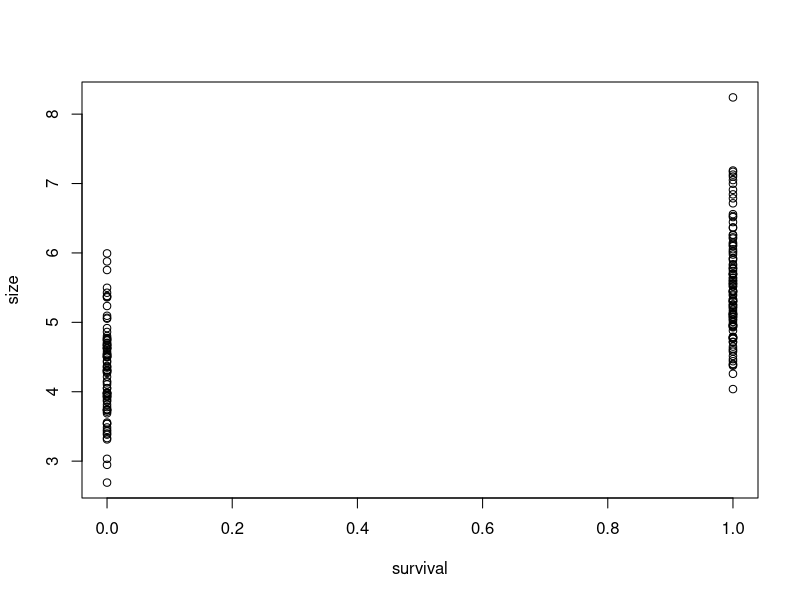
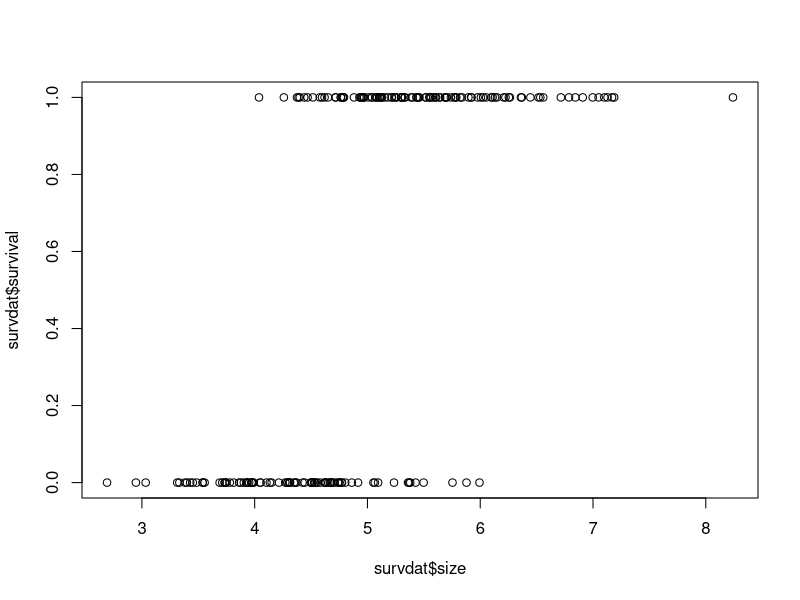
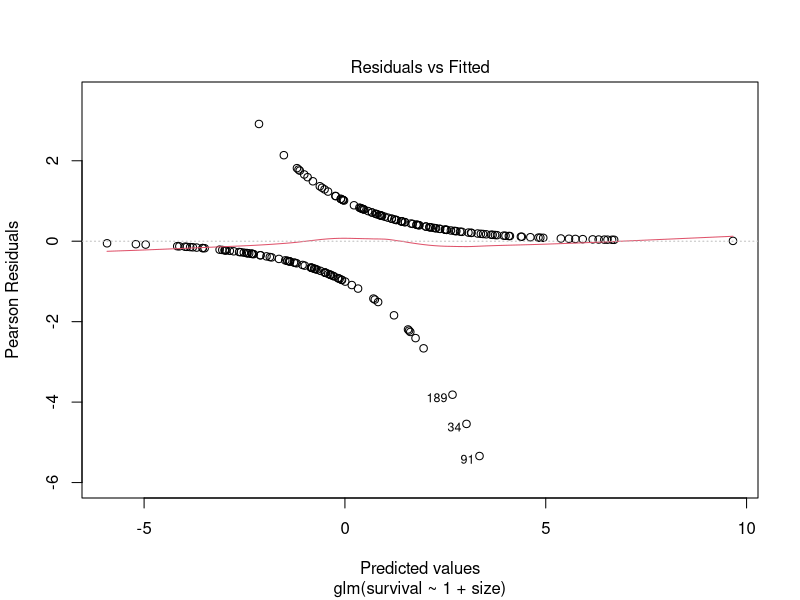
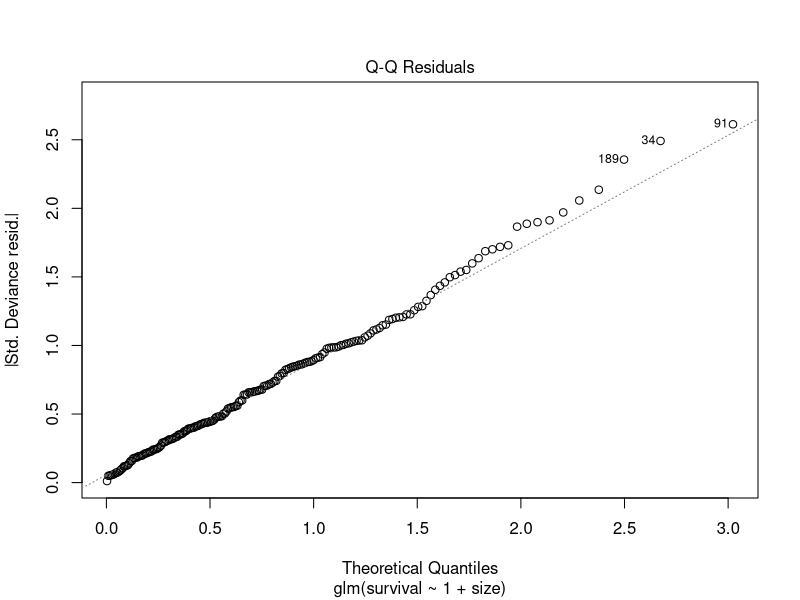
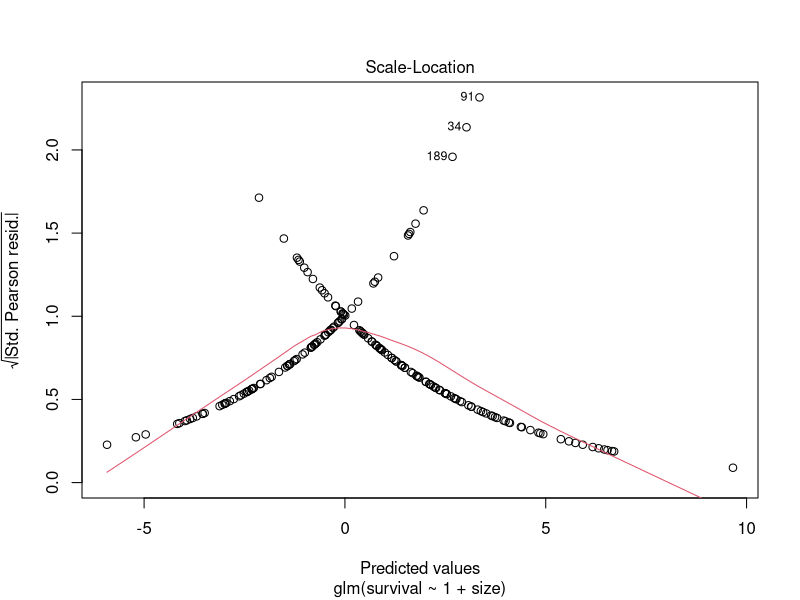
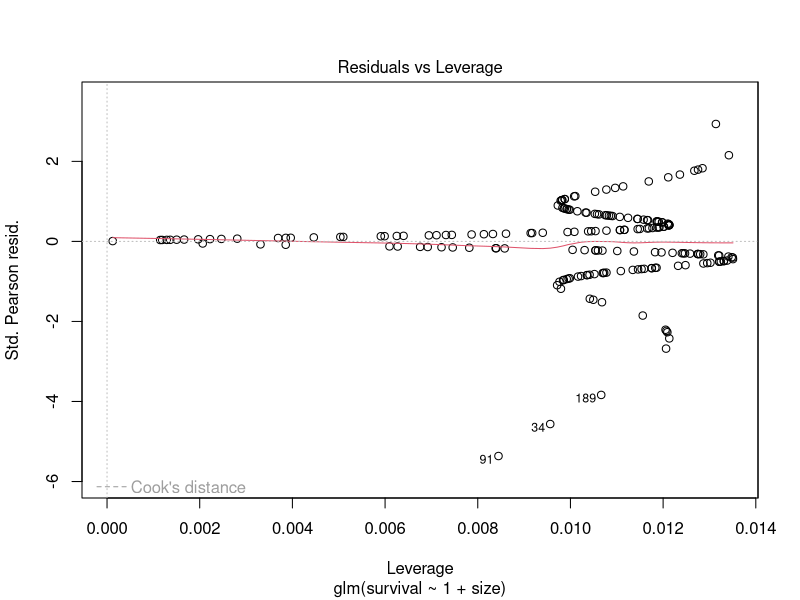
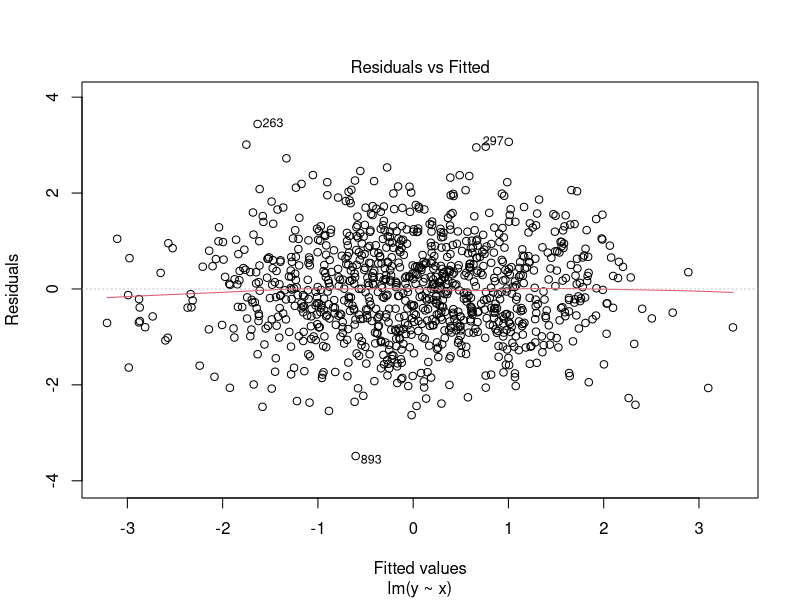
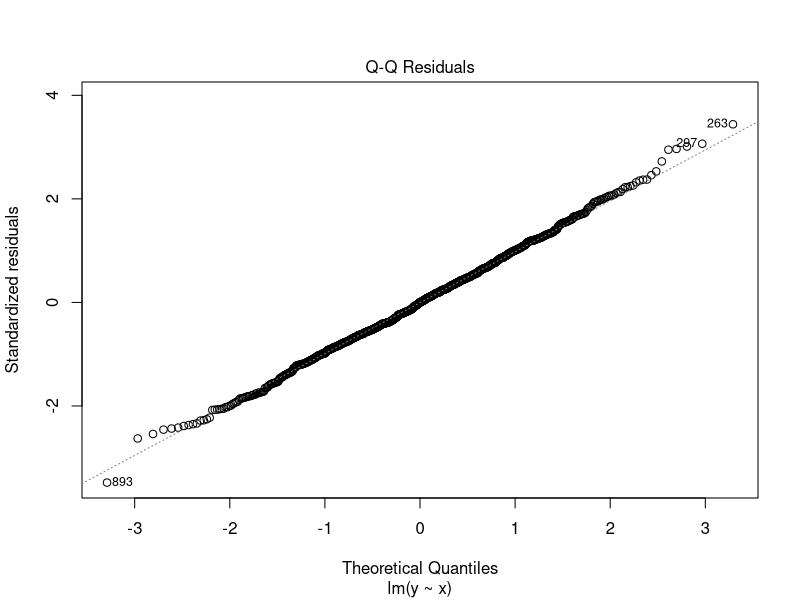

These figures' R source, in order:
survdat <- read.csv(file = "survivalsize.csv")
summary(survdat)
plot(survdat)
plot(x = survdat$size, y = survdat$survival)
summary(survglm <- glm(survival ~ 1 + size, data = survdat, family = "binomial"))
plot(survglm)
plogis(-13.4781)

x<- rnorm(1000)
y <- x +rnorm(1000)
plot(lm(y ~ x))


plot(x=survdat$size,
     y=predict(survglm, type="response"))

newdat <- data.frame(size=seq(from=3, to=8, length.out = 100))

plot(x=newdat$size,
     y=predict(survglm,newdata = newdat, type="response"), type = "l")

newdat <- cbind(newdat, predict(survglm,newdata = newdat,
                                type="response", se.fit = TRUE))
lines(x=newdat$size, y = newdat$fit+2*newdat$se.fit, lty=2)
lines(x=newdat$size, y = newdat$fit-2*newdat$se.fit, lty=2)

mean(predict(survglm, type="response"))
mean(survdat$survival)

mean(plogis(-13.4781 + 2.8078*survdat$size))
mean(1/(1+exp(-(-13.4781 + 2.8078*survdat$size))))
exp(2.8078)

p5 <- 1/(1+exp(-(-13.4781 + 2.8078*5)))
p6 <- 1/(1+exp(-(-13.4781 + 2.8078*6)))
(p6/(1-p6))/(p5/(1-p5))
